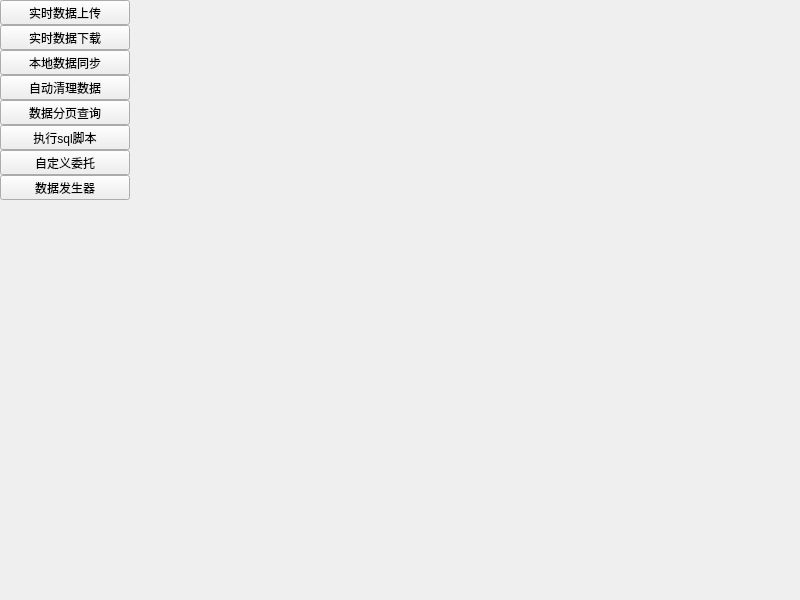
<?xml version="1.0" encoding="UTF-8"?>
<ui version="4.0">
 <class>frmMain</class>
 <widget class="QDialog" name="frmMain">
  <property name="geometry">
   <rect>
    <x>0</x>
    <y>0</y>
    <width>800</width>
    <height>600</height>
   </rect>
  </property>
  <layout class="QVBoxLayout" name="verticalLayout">
   <property name="spacing">
    <number>0</number>
   </property>
   <property name="leftMargin">
    <number>0</number>
   </property>
   <property name="topMargin">
    <number>0</number>
   </property>
   <property name="rightMargin">
    <number>0</number>
   </property>
   <property name="bottomMargin">
    <number>0</number>
   </property>
   <item>
    <widget class="QWidget" name="widgetMain" native="true">
     <property name="styleSheet">
      <string notr="true"/>
     </property>
     <layout class="QHBoxLayout" name="horizontalLayout_3">
      <property name="spacing">
       <number>0</number>
      </property>
      <property name="leftMargin">
       <number>0</number>
      </property>
      <property name="topMargin">
       <number>0</number>
      </property>
      <property name="rightMargin">
       <number>0</number>
      </property>
      <property name="bottomMargin">
       <number>0</number>
      </property>
      <item>
       <widget class="QWidget" name="widgetLeft" native="true">
        <property name="maximumSize">
         <size>
          <width>130</width>
          <height>16777215</height>
         </size>
        </property>
        <layout class="QVBoxLayout" name="verticalLayout_2">
         <property name="spacing">
          <number>0</number>
         </property>
         <property name="leftMargin">
          <number>0</number>
         </property>
         <property name="topMargin">
          <number>0</number>
         </property>
         <property name="rightMargin">
          <number>0</number>
         </property>
         <property name="bottomMargin">
          <number>0</number>
         </property>
         <item>
          <widget class="QToolButton" name="btnDbTcpClient">
           <property name="sizePolicy">
            <sizepolicy hsizetype="Expanding" vsizetype="Fixed">
             <horstretch>0</horstretch>
             <verstretch>0</verstretch>
            </sizepolicy>
           </property>
           <property name="text">
            <string>实时数据上传</string>
           </property>
          </widget>
         </item>
         <item>
          <widget class="QToolButton" name="btnDbTcpServer">
           <property name="sizePolicy">
            <sizepolicy hsizetype="Expanding" vsizetype="Fixed">
             <horstretch>0</horstretch>
             <verstretch>0</verstretch>
            </sizepolicy>
           </property>
           <property name="text">
            <string>实时数据下载</string>
           </property>
          </widget>
         </item>
         <item>
          <widget class="QToolButton" name="btnDbTcpData">
           <property name="sizePolicy">
            <sizepolicy hsizetype="Expanding" vsizetype="Fixed">
             <horstretch>0</horstretch>
             <verstretch>0</verstretch>
            </sizepolicy>
           </property>
           <property name="text">
            <string>本地数据同步</string>
           </property>
          </widget>
         </item>
         <item>
          <widget class="QToolButton" name="btnDbAutoClean">
           <property name="sizePolicy">
            <sizepolicy hsizetype="Expanding" vsizetype="Fixed">
             <horstretch>0</horstretch>
             <verstretch>0</verstretch>
            </sizepolicy>
           </property>
           <property name="text">
            <string>自动清理数据</string>
           </property>
          </widget>
         </item>
         <item>
          <widget class="QToolButton" name="btnDbPage">
           <property name="sizePolicy">
            <sizepolicy hsizetype="Expanding" vsizetype="Fixed">
             <horstretch>0</horstretch>
             <verstretch>0</verstretch>
            </sizepolicy>
           </property>
           <property name="text">
            <string>数据分页查询</string>
           </property>
          </widget>
         </item>
         <item>
          <widget class="QToolButton" name="btnDbSql">
           <property name="sizePolicy">
            <sizepolicy hsizetype="Expanding" vsizetype="Fixed">
             <horstretch>0</horstretch>
             <verstretch>0</verstretch>
            </sizepolicy>
           </property>
           <property name="text">
            <string>执行sql脚本</string>
           </property>
          </widget>
         </item>
         <item>
          <widget class="QToolButton" name="btnDbDelegate">
           <property name="sizePolicy">
            <sizepolicy hsizetype="Expanding" vsizetype="Fixed">
             <horstretch>0</horstretch>
             <verstretch>0</verstretch>
            </sizepolicy>
           </property>
           <property name="text">
            <string>自定义委托</string>
           </property>
          </widget>
         </item>
         <item>
          <widget class="QToolButton" name="btnDataCreate">
           <property name="sizePolicy">
            <sizepolicy hsizetype="Expanding" vsizetype="Fixed">
             <horstretch>0</horstretch>
             <verstretch>0</verstretch>
            </sizepolicy>
           </property>
           <property name="text">
            <string>数据发生器</string>
           </property>
          </widget>
         </item>
         <item>
          <spacer name="verticalSpacer">
           <property name="orientation">
            <enum>Qt::Vertical</enum>
           </property>
           <property name="sizeHint" stdset="0">
            <size>
             <width>20</width>
             <height>515</height>
            </size>
           </property>
          </spacer>
         </item>
        </layout>
       </widget>
      </item>
      <item>
       <widget class="QStackedWidget" name="stackedWidget">
        <property name="currentIndex">
         <number>-1</number>
        </property>
       </widget>
      </item>
     </layout>
    </widget>
   </item>
  </layout>
 </widget>
 <layoutdefault spacing="6" margin="11"/>
 <tabstops>
  <tabstop>btnDbTcpClient</tabstop>
  <tabstop>btnDbTcpServer</tabstop>
  <tabstop>btnDbTcpData</tabstop>
  <tabstop>btnDbAutoClean</tabstop>
  <tabstop>btnDbPage</tabstop>
 </tabstops>
 <resources/>
 <connections/>
</ui>
